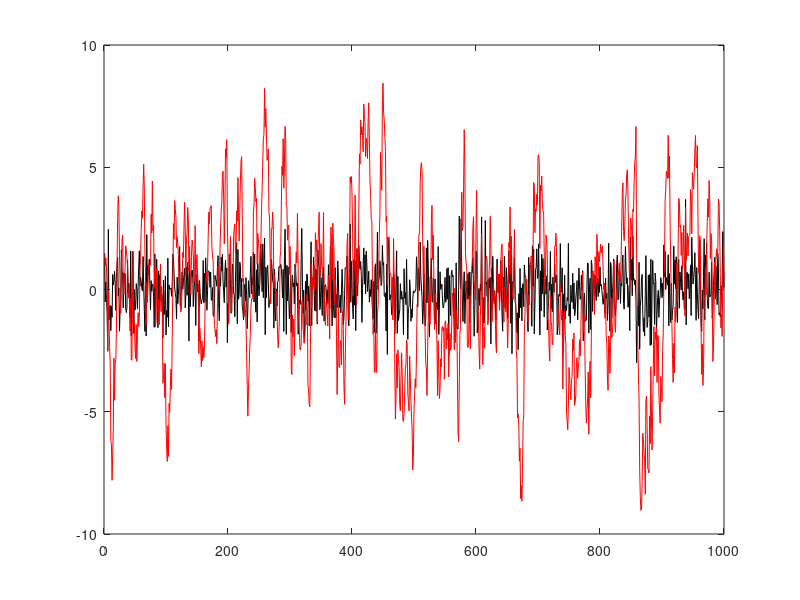

Reproduce this figure in MATLAB.
% % Random number generation, mean and variance ===============
rng(0);
N=100;
% Uniform [0,1]
X=rand(N,1);
N=100;
sigma2=2;
% Gaussian rv (zero-mean, variance sigma2
X=sqrt(sigma2)*randn(N,1);
mu=mean(X);
s2= var(X);

% Gaussian random vectors, covariance and correlation matrices ======
N=10000;
mu=zeros(3,1);
C = [4 0 1; 0 5 0; 1 0 2];
X = mvnrnd(mu,C,N);
CHat = cov(X);
RHat = corrcoef(X);

% Autocovariance function (biased, unbiased, non-normalized, normalized)==
N = 300;
nlags = N-1;
variance = 3;
sigma = sqrt(variance);
X = sigma*randn(N,1);
figure(1)
subplot(311)
[acf1,lags]=xcov(X,nlags,'biased');
plot(lags,acf1,'k')
ylabel('Autocovariance (biased)')
axis tight
subplot(312)
[acf2,lags]=xcov(X,nlags,'unbiased');
plot(lags,acf2,'k')
ylabel('Autocovariance (unbiased)')
axis tight
subplot(313)
[acf3,lags]=xcov(X,nlags,'coeff');
plot(lags,acf3,'k')
xlabel('Lag')
ylabel('Autocorrelation')
axis tight

% Solution of linear systems of equations ==============
N  = 1000;
p  = 3;
mu = 0.5;
B  = [.8 -2 .3]';
X  = randn(N,p);
Y  = mu + X*B + randn(N,1);
X  = [ones(N,1) X];
BHat = inv(X'*X) * (X'*Y) %Via matrix inversion
BHat = X \ Y              %Via Matlab backslash operator
[Q,R] = qr(X,0);          %Via QR decomposition (R is upper triangular)
BHat = R\(Q'*Y)

% Univariate AR(p) process simulation and estimation ==============
clear all
N = 1000;
X = zeros(N,1);
a = .78;
variance = .25;
sigma = sqrt(variance);
for t=2:N
    X(t) = a*X(t-1) + sigma*randn;
end
figure(1),clf,set(gcf,'color',[1 1 1])
plot(1:N,X,'k')
xlabel('Time t','fontsize',12),ylabel('X_t','fontsize',12)
box off

% Estimation via conditional MLE (Ordinary Least-Squares - OLS) ======
Y=X(2:end);
Z=X(1:end-1);
aHat = Y\Z;

% Estimation via the Burg maximum entropy method ============
[H,sigma2Hat,K] = arburg(X,3); 
aHat = -H(2:end)

% Convolution ==========================================
% Simple convolution example: flip, shift, multiply and sum (dot product)
% Note: for large sequences, convolutions are preferably implemented as multiplication in the
% Fourier domain.
clear all, close all
N=1000;
h=ones(10,1);
h=flip(h);
m=length(h);
E=randn(N,1);
E = [zeros(m,1);E];
X=zeros(N+m,1);
j=0;
for k = m:N+m
    j=j+1;
    X(k) = h'*E(j:j+m-1);
end
X=X(m+1:end);% In this example and in Homework 1, we do not normalize X 
E=E(m+1:end);
figure(1),clf,set(gcf,'color',[1 1 1])
plot(1:N,E,'k',1:N,X,'r')

